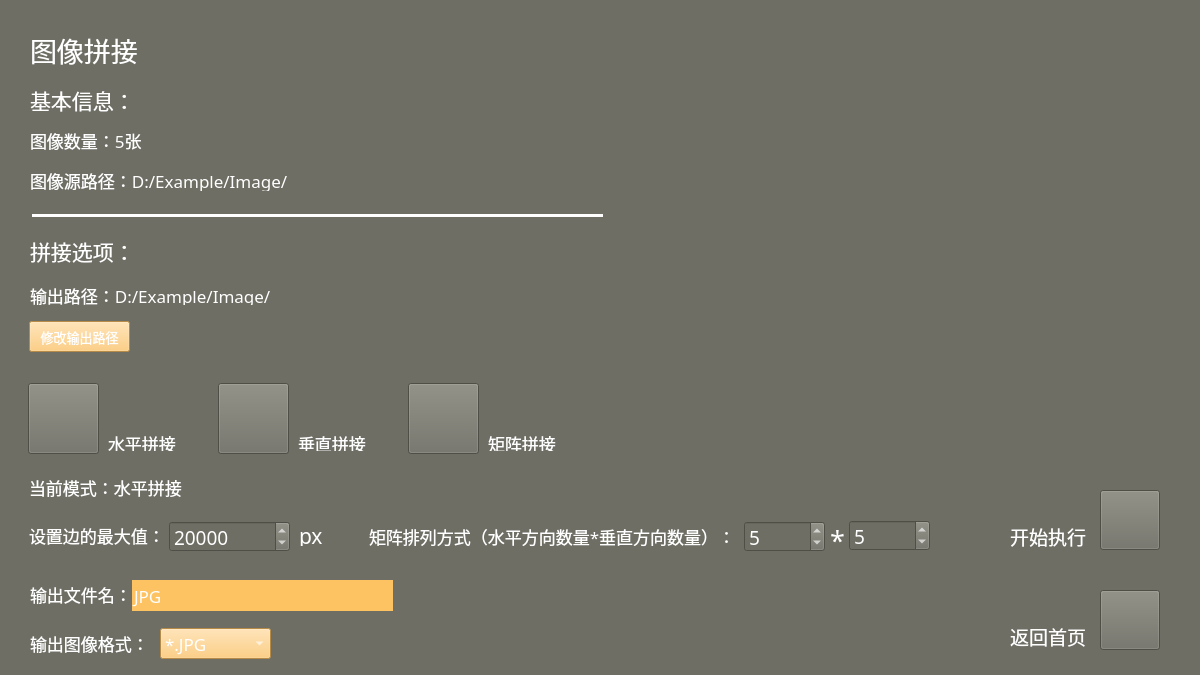
<?xml version="1.0" encoding="UTF-8"?>
<ui version="4.0">
 <class>ConnectMenu</class>
 <widget class="QFrame" name="ConnectMenu">
  <property name="geometry">
   <rect>
    <x>0</x>
    <y>0</y>
    <width>1200</width>
    <height>675</height>
   </rect>
  </property>
  <property name="windowTitle">
   <string>Frame</string>
  </property>
  <property name="styleSheet">
   <string notr="true">background-color: rgb(110, 110, 100);
color: rgb(255, 255, 255);</string>
  </property>
  <widget class="QLabel" name="labelInfoTitle">
   <property name="geometry">
    <rect>
     <x>30</x>
     <y>85</y>
     <width>381</width>
     <height>30</height>
    </rect>
   </property>
   <property name="font">
    <font>
     <family>等线</family>
     <pointsize>16</pointsize>
    </font>
   </property>
   <property name="styleSheet">
    <string notr="true">color: rgb(255, 255, 255);</string>
   </property>
   <property name="text">
    <string>基本信息：</string>
   </property>
  </widget>
  <widget class="QPushButton" name="pushButtonStart">
   <property name="geometry">
    <rect>
     <x>1100</x>
     <y>490</y>
     <width>60</width>
     <height>60</height>
    </rect>
   </property>
   <property name="styleSheet">
    <string notr="true">image: url(:/IconPNG/Icon/Start-3780.PNG);</string>
   </property>
   <property name="text">
    <string/>
   </property>
  </widget>
  <widget class="Line" name="line1">
   <property name="geometry">
    <rect>
     <x>32</x>
     <y>207</y>
     <width>571</width>
     <height>16</height>
    </rect>
   </property>
   <property name="styleSheet">
    <string notr="true">color: rgb(255, 255, 255);</string>
   </property>
   <property name="frameShadow">
    <enum>QFrame::Plain</enum>
   </property>
   <property name="lineWidth">
    <number>3</number>
   </property>
   <property name="orientation">
    <enum>Qt::Horizontal</enum>
   </property>
  </widget>
  <widget class="QLabel" name="labelSourcePath">
   <property name="geometry">
    <rect>
     <x>30</x>
     <y>170</y>
     <width>651</width>
     <height>21</height>
    </rect>
   </property>
   <property name="font">
    <font>
     <family>等线</family>
     <pointsize>13</pointsize>
    </font>
   </property>
   <property name="styleSheet">
    <string notr="true">color: rgb(255, 255, 255);</string>
   </property>
   <property name="text">
    <string>图像源路径：D:/Example/Image/</string>
   </property>
  </widget>
  <widget class="QPushButton" name="pushButtonOutputPath">
   <property name="geometry">
    <rect>
     <x>29</x>
     <y>321</y>
     <width>101</width>
     <height>31</height>
    </rect>
   </property>
   <property name="font">
    <font>
     <family>等线</family>
     <pointsize>10</pointsize>
    </font>
   </property>
   <property name="styleSheet">
    <string notr="true">background-color: rgb(253, 195, 99);
color: rgb(255, 255, 255)</string>
   </property>
   <property name="text">
    <string>修改输出路径</string>
   </property>
  </widget>
  <widget class="QLabel" name="labelStart">
   <property name="geometry">
    <rect>
     <x>1010</x>
     <y>526</y>
     <width>81</width>
     <height>21</height>
    </rect>
   </property>
   <property name="font">
    <font>
     <family>等线</family>
     <pointsize>14</pointsize>
    </font>
   </property>
   <property name="styleSheet">
    <string notr="true">color: rgb(255, 255, 255);</string>
   </property>
   <property name="text">
    <string>开始执行</string>
   </property>
  </widget>
  <widget class="QLabel" name="labelIcon">
   <property name="geometry">
    <rect>
     <x>1080</x>
     <y>0</y>
     <width>120</width>
     <height>120</height>
    </rect>
   </property>
   <property name="styleSheet">
    <string notr="true">image: url(:/IconPNG/Icon/Connect-3780.PNG);</string>
   </property>
   <property name="text">
    <string/>
   </property>
  </widget>
  <widget class="QLabel" name="labelOutputPath">
   <property name="geometry">
    <rect>
     <x>30</x>
     <y>285</y>
     <width>651</width>
     <height>20</height>
    </rect>
   </property>
   <property name="font">
    <font>
     <family>等线</family>
     <pointsize>13</pointsize>
    </font>
   </property>
   <property name="styleSheet">
    <string notr="true">color: rgb(255, 255, 255);</string>
   </property>
   <property name="text">
    <string>输出路径：D:/Example/Image/</string>
   </property>
  </widget>
  <widget class="QLabel" name="labelExit">
   <property name="geometry">
    <rect>
     <x>1010</x>
     <y>626</y>
     <width>81</width>
     <height>21</height>
    </rect>
   </property>
   <property name="font">
    <font>
     <family>等线</family>
     <pointsize>14</pointsize>
    </font>
   </property>
   <property name="styleSheet">
    <string notr="true">color: rgb(255, 255, 255);</string>
   </property>
   <property name="text">
    <string>返回首页</string>
   </property>
  </widget>
  <widget class="QLabel" name="labelImageAmount">
   <property name="geometry">
    <rect>
     <x>30</x>
     <y>130</y>
     <width>381</width>
     <height>21</height>
    </rect>
   </property>
   <property name="font">
    <font>
     <family>等线</family>
     <pointsize>13</pointsize>
    </font>
   </property>
   <property name="styleSheet">
    <string notr="true">color: rgb(255, 255, 255);</string>
   </property>
   <property name="text">
    <string>图像数量：5张</string>
   </property>
  </widget>
  <widget class="QLabel" name="labelOutputTitle">
   <property name="geometry">
    <rect>
     <x>30</x>
     <y>236</y>
     <width>381</width>
     <height>30</height>
    </rect>
   </property>
   <property name="font">
    <font>
     <family>等线</family>
     <pointsize>16</pointsize>
    </font>
   </property>
   <property name="styleSheet">
    <string notr="true">color: rgb(255, 255, 255);</string>
   </property>
   <property name="text">
    <string>拼接选项：</string>
   </property>
  </widget>
  <widget class="QPushButton" name="pushButtonExit">
   <property name="geometry">
    <rect>
     <x>1100</x>
     <y>590</y>
     <width>60</width>
     <height>60</height>
    </rect>
   </property>
   <property name="styleSheet">
    <string notr="true">image: url(:/IconPNG/Icon/Exit-3780.PNG);</string>
   </property>
   <property name="text">
    <string/>
   </property>
  </widget>
  <widget class="QLabel" name="labelTitle">
   <property name="geometry">
    <rect>
     <x>30</x>
     <y>30</y>
     <width>380</width>
     <height>40</height>
    </rect>
   </property>
   <property name="font">
    <font>
     <family>等线</family>
     <pointsize>20</pointsize>
    </font>
   </property>
   <property name="styleSheet">
    <string notr="true">color: rgb(255, 255, 255);</string>
   </property>
   <property name="text">
    <string>图像拼接</string>
   </property>
  </widget>
  <widget class="QPushButton" name="pushButtonModeM">
   <property name="geometry">
    <rect>
     <x>408</x>
     <y>383</y>
     <width>71</width>
     <height>71</height>
    </rect>
   </property>
   <property name="styleSheet">
    <string notr="true">image: url(:/IconPNG/Icon/ConnectMatrix-3780.PNG);</string>
   </property>
   <property name="text">
    <string/>
   </property>
  </widget>
  <widget class="QPushButton" name="pushButtonModeV">
   <property name="geometry">
    <rect>
     <x>218</x>
     <y>383</y>
     <width>71</width>
     <height>71</height>
    </rect>
   </property>
   <property name="styleSheet">
    <string notr="true">image: url(:/IconPNG/Icon/ConnectVertical-3780.PNG);</string>
   </property>
   <property name="text">
    <string/>
   </property>
  </widget>
  <widget class="QLabel" name="labelModeH">
   <property name="geometry">
    <rect>
     <x>108</x>
     <y>435</y>
     <width>91</width>
     <height>16</height>
    </rect>
   </property>
   <property name="font">
    <font>
     <family>等线</family>
     <pointsize>13</pointsize>
    </font>
   </property>
   <property name="styleSheet">
    <string notr="true">color: rgb(255, 255, 255);</string>
   </property>
   <property name="text">
    <string>水平拼接</string>
   </property>
  </widget>
  <widget class="QLabel" name="labelModeV">
   <property name="geometry">
    <rect>
     <x>298</x>
     <y>435</y>
     <width>101</width>
     <height>16</height>
    </rect>
   </property>
   <property name="font">
    <font>
     <family>等线</family>
     <pointsize>13</pointsize>
    </font>
   </property>
   <property name="styleSheet">
    <string notr="true">color: rgb(255, 255, 255);</string>
   </property>
   <property name="text">
    <string>垂直拼接</string>
   </property>
  </widget>
  <widget class="QPushButton" name="pushButtonModeH">
   <property name="geometry">
    <rect>
     <x>28</x>
     <y>383</y>
     <width>71</width>
     <height>71</height>
    </rect>
   </property>
   <property name="styleSheet">
    <string notr="true">image: url(:/IconPNG/Icon/ConnectHorizontal-3780.PNG);</string>
   </property>
   <property name="text">
    <string/>
   </property>
   <property name="flat">
    <bool>false</bool>
   </property>
  </widget>
  <widget class="QLabel" name="labelModeM">
   <property name="geometry">
    <rect>
     <x>488</x>
     <y>435</y>
     <width>81</width>
     <height>16</height>
    </rect>
   </property>
   <property name="font">
    <font>
     <family>等线</family>
     <pointsize>13</pointsize>
    </font>
   </property>
   <property name="styleSheet">
    <string notr="true">color: rgb(255, 255, 255);</string>
   </property>
   <property name="text">
    <string>矩阵拼接</string>
   </property>
  </widget>
  <widget class="QLabel" name="labelSetMax">
   <property name="geometry">
    <rect>
     <x>29</x>
     <y>525</y>
     <width>131</width>
     <height>21</height>
    </rect>
   </property>
   <property name="font">
    <font>
     <family>等线</family>
     <pointsize>13</pointsize>
    </font>
   </property>
   <property name="styleSheet">
    <string notr="true">color: rgb(255, 255, 255);</string>
   </property>
   <property name="text">
    <string>设置边的最大值：</string>
   </property>
  </widget>
  <widget class="QSpinBox" name="spinBoxMax">
   <property name="geometry">
    <rect>
     <x>169</x>
     <y>521</y>
     <width>121</width>
     <height>31</height>
    </rect>
   </property>
   <property name="font">
    <font>
     <family>等线</family>
     <pointsize>14</pointsize>
     <weight>50</weight>
     <italic>false</italic>
     <bold>false</bold>
    </font>
   </property>
   <property name="styleSheet">
    <string notr="true">font: 14pt &quot;等线&quot;;</string>
   </property>
   <property name="minimum">
    <number>100</number>
   </property>
   <property name="maximum">
    <number>500000</number>
   </property>
   <property name="singleStep">
    <number>1000</number>
   </property>
   <property name="value">
    <number>20000</number>
   </property>
  </widget>
  <widget class="QLabel" name="labelUnitPixel">
   <property name="geometry">
    <rect>
     <x>299</x>
     <y>525</y>
     <width>31</width>
     <height>21</height>
    </rect>
   </property>
   <property name="font">
    <font>
     <family>Yu Gothic</family>
     <pointsize>16</pointsize>
    </font>
   </property>
   <property name="text">
    <string>px</string>
   </property>
  </widget>
  <widget class="QLabel" name="labelUnitSymbol">
   <property name="geometry">
    <rect>
     <x>830</x>
     <y>530</y>
     <width>16</width>
     <height>21</height>
    </rect>
   </property>
   <property name="font">
    <font>
     <family>Yu Gothic</family>
     <pointsize>20</pointsize>
    </font>
   </property>
   <property name="text">
    <string>*</string>
   </property>
  </widget>
  <widget class="QLabel" name="labelLayoutWay">
   <property name="geometry">
    <rect>
     <x>369</x>
     <y>526</y>
     <width>361</width>
     <height>21</height>
    </rect>
   </property>
   <property name="font">
    <font>
     <family>等线</family>
     <pointsize>13</pointsize>
    </font>
   </property>
   <property name="styleSheet">
    <string notr="true">color: rgb(255, 255, 255);</string>
   </property>
   <property name="text">
    <string>矩阵排列方式（水平方向数量*垂直方向数量）：</string>
   </property>
  </widget>
  <widget class="QSpinBox" name="spinBoxImgInRow">
   <property name="geometry">
    <rect>
     <x>744</x>
     <y>521</y>
     <width>81</width>
     <height>31</height>
    </rect>
   </property>
   <property name="font">
    <font>
     <family>等线</family>
     <pointsize>14</pointsize>
     <weight>50</weight>
     <italic>false</italic>
     <bold>false</bold>
    </font>
   </property>
   <property name="styleSheet">
    <string notr="true">font: 14pt &quot;等线&quot;;</string>
   </property>
   <property name="minimum">
    <number>1</number>
   </property>
   <property name="maximum">
    <number>50</number>
   </property>
   <property name="singleStep">
    <number>1</number>
   </property>
   <property name="value">
    <number>5</number>
   </property>
  </widget>
  <widget class="QSpinBox" name="spinBoxImgInColumn">
   <property name="geometry">
    <rect>
     <x>849</x>
     <y>520</y>
     <width>81</width>
     <height>31</height>
    </rect>
   </property>
   <property name="font">
    <font>
     <family>等线</family>
     <pointsize>14</pointsize>
     <weight>50</weight>
     <italic>false</italic>
     <bold>false</bold>
    </font>
   </property>
   <property name="styleSheet">
    <string notr="true">font: 14pt &quot;等线&quot;;</string>
   </property>
   <property name="minimum">
    <number>1</number>
   </property>
   <property name="maximum">
    <number>50</number>
   </property>
   <property name="singleStep">
    <number>1</number>
   </property>
   <property name="value">
    <number>5</number>
   </property>
  </widget>
  <widget class="QLabel" name="labelNowMode">
   <property name="geometry">
    <rect>
     <x>29</x>
     <y>477</y>
     <width>191</width>
     <height>21</height>
    </rect>
   </property>
   <property name="font">
    <font>
     <family>等线</family>
     <pointsize>13</pointsize>
    </font>
   </property>
   <property name="styleSheet">
    <string notr="true">color: rgb(255, 255, 255);</string>
   </property>
   <property name="text">
    <string>当前模式：水平拼接</string>
   </property>
  </widget>
  <widget class="QLabel" name="labelOutputFileName">
   <property name="geometry">
    <rect>
     <x>30</x>
     <y>584</y>
     <width>101</width>
     <height>21</height>
    </rect>
   </property>
   <property name="font">
    <font>
     <family>等线</family>
     <pointsize>13</pointsize>
    </font>
   </property>
   <property name="styleSheet">
    <string notr="true">color: rgb(255, 255, 255);</string>
   </property>
   <property name="text">
    <string>输出文件名：</string>
   </property>
  </widget>
  <widget class="QLineEdit" name="lineEditOutputFileName">
   <property name="geometry">
    <rect>
     <x>132</x>
     <y>580</y>
     <width>261</width>
     <height>31</height>
    </rect>
   </property>
   <property name="font">
    <font>
     <family>等线</family>
     <pointsize>13</pointsize>
    </font>
   </property>
   <property name="styleSheet">
    <string notr="true">background-color: rgb(253, 195, 99);
gridline-color: rgb(64, 66, 68);</string>
   </property>
   <property name="text">
    <string>JPG</string>
   </property>
   <property name="frame">
    <bool>false</bool>
   </property>
   <property name="echoMode">
    <enum>QLineEdit::Normal</enum>
   </property>
   <property name="clearButtonEnabled">
    <bool>false</bool>
   </property>
  </widget>
  <widget class="QComboBox" name="comboBoxFormat">
   <property name="geometry">
    <rect>
     <x>160</x>
     <y>628</y>
     <width>111</width>
     <height>31</height>
    </rect>
   </property>
   <property name="font">
    <font>
     <family>等线</family>
     <pointsize>13</pointsize>
    </font>
   </property>
   <property name="styleSheet">
    <string notr="true">background-color: rgb(253, 195, 99);
color: rgb(255, 255, 255);
background-color: rgb(253, 195, 99);
selection-color: rgb(255, 255, 255);</string>
   </property>
   <item>
    <property name="text">
     <string>*.JPG</string>
    </property>
   </item>
   <item>
    <property name="text">
     <string>*.PNG</string>
    </property>
   </item>
   <item>
    <property name="text">
     <string>*.GIF</string>
    </property>
   </item>
   <item>
    <property name="text">
     <string>*.TIFF</string>
    </property>
   </item>
  </widget>
  <widget class="QLabel" name="labelOutputFormat">
   <property name="geometry">
    <rect>
     <x>30</x>
     <y>633</y>
     <width>121</width>
     <height>20</height>
    </rect>
   </property>
   <property name="font">
    <font>
     <family>等线</family>
     <pointsize>13</pointsize>
    </font>
   </property>
   <property name="styleSheet">
    <string notr="true">color: rgb(255, 255, 255);</string>
   </property>
   <property name="text">
    <string>输出图像格式：</string>
   </property>
  </widget>
 </widget>
 <resources/>
 <connections/>
</ui>
